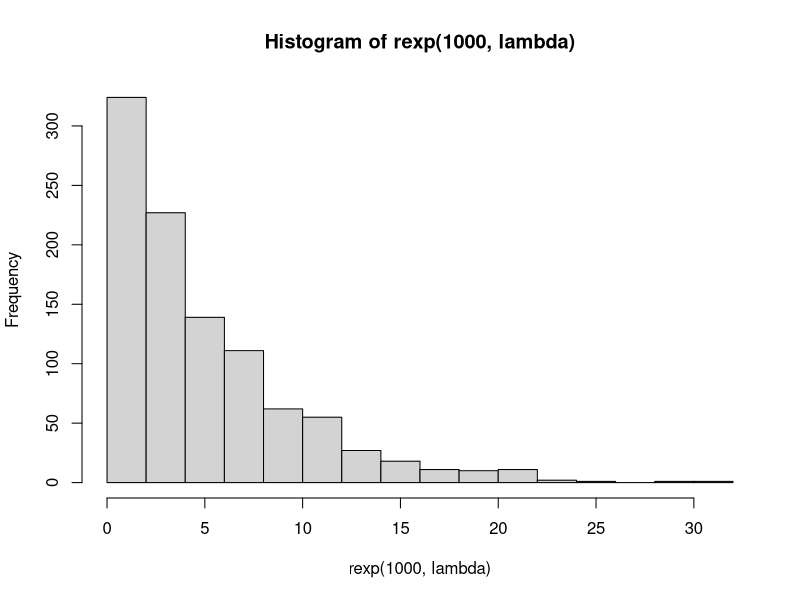
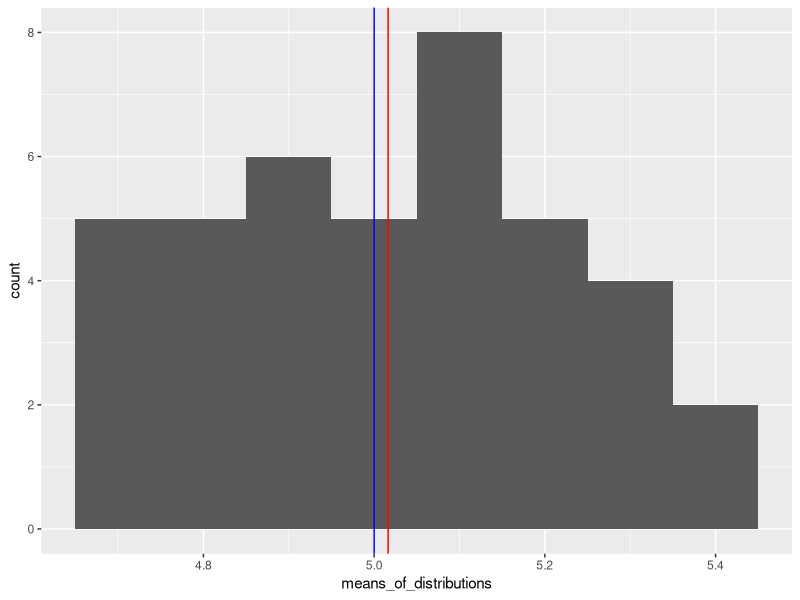

These charts were generated, in order, by the following R code:
## ---- chunk 1
knitr::opts_chunk$set(echo = TRUE)
## ---- chunk 2
lambda <- 0.2
n <- 1000
hist(rexp(1000, lambda))
## ---- chunk 3
lambda <- 0.2
no_of_simulations <- 1000
no_of_distributions <- 40
distribution_matrix <- matrix(rexp(no_of_simulations * no_of_distributions, lambda), nrow = no_of_distributions, ncol = no_of_simulations)
## ---- chunk 4
library(ggplot2)

means_of_distributions <- apply(distribution_matrix, 1, mean)
means_plot <- ggplot(data.frame(means_of_distributions), aes(means_of_distributions)) + geom_histogram(binwidth = 0.1) + geom_vline(xintercept = mean(means_of_distributions), col='red') + geom_vline(xintercept = 1/lambda, col='blue')
means_plot
